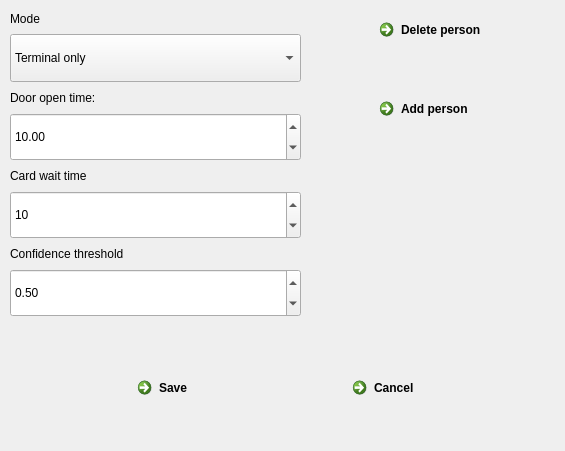
<?xml version="1.0" encoding="UTF-8"?>
<ui version="4.0">
 <class>Settings</class>
 <widget class="QDialog" name="Settings">
  <property name="windowModality">
   <enum>Qt::ApplicationModal</enum>
  </property>
  <property name="geometry">
   <rect>
    <x>0</x>
    <y>0</y>
    <width>565</width>
    <height>451</height>
   </rect>
  </property>
  <property name="focusPolicy">
   <enum>Qt::ClickFocus</enum>
  </property>
  <property name="windowTitle">
   <string>Settings</string>
  </property>
  <property name="modal">
   <bool>true</bool>
  </property>
  <widget class="QWidget" name="">
   <property name="geometry">
    <rect>
     <x>10</x>
     <y>10</y>
     <width>291</width>
     <height>307</height>
    </rect>
   </property>
   <layout class="QVBoxLayout" name="verticalLayout">
    <item>
     <widget class="QLabel" name="label">
      <property name="text">
       <string>Mode</string>
      </property>
     </widget>
    </item>
    <item>
     <widget class="QComboBox" name="modeBox">
      <property name="minimumSize">
       <size>
        <width>0</width>
        <height>48</height>
       </size>
      </property>
      <property name="currentIndex">
       <number>0</number>
      </property>
      <item>
       <property name="text">
        <string>Terminal only</string>
       </property>
      </item>
      <item>
       <property name="text">
        <string>RFID with terminal</string>
       </property>
      </item>
     </widget>
    </item>
    <item>
     <widget class="QLabel" name="label_2">
      <property name="text">
       <string>Door open time:</string>
      </property>
     </widget>
    </item>
    <item>
     <widget class="QDoubleSpinBox" name="timeSpin">
      <property name="minimumSize">
       <size>
        <width>0</width>
        <height>48</height>
       </size>
      </property>
      <property name="singleStep">
       <double>0.100000000000000</double>
      </property>
      <property name="value">
       <double>10.000000000000000</double>
      </property>
     </widget>
    </item>
    <item>
     <widget class="QLabel" name="label_4">
      <property name="text">
       <string>Card wait time</string>
      </property>
     </widget>
    </item>
    <item>
     <widget class="QSpinBox" name="waitSpin">
      <property name="minimumSize">
       <size>
        <width>0</width>
        <height>48</height>
       </size>
      </property>
      <property name="value">
       <number>10</number>
      </property>
     </widget>
    </item>
    <item>
     <widget class="QLabel" name="label_3">
      <property name="text">
       <string>Confidence threshold</string>
      </property>
     </widget>
    </item>
    <item>
     <widget class="QDoubleSpinBox" name="threshSpin">
      <property name="minimumSize">
       <size>
        <width>0</width>
        <height>48</height>
       </size>
      </property>
      <property name="singleStep">
       <double>0.010000000000000</double>
      </property>
      <property name="value">
       <double>0.500000000000000</double>
      </property>
     </widget>
    </item>
   </layout>
  </widget>
  <widget class="QWidget" name="">
   <property name="geometry">
    <rect>
     <x>130</x>
     <y>370</y>
     <width>400</width>
     <height>54</height>
    </rect>
   </property>
   <layout class="QHBoxLayout" name="horizontalLayout">
    <property name="spacing">
     <number>30</number>
    </property>
    <item>
     <widget class="QCommandLinkButton" name="saveButton">
      <property name="text">
       <string>Save</string>
      </property>
      <property name="icon">
       <iconset>
        <normaloff>icons8-сохранить-50.png</normaloff>icons8-сохранить-50.png</iconset>
      </property>
      <property name="iconSize">
       <size>
        <width>32</width>
        <height>32</height>
       </size>
      </property>
     </widget>
    </item>
    <item>
     <widget class="QCommandLinkButton" name="cancelButton">
      <property name="text">
       <string>Cancel</string>
      </property>
      <property name="icon">
       <iconset>
        <normaloff>icons8-back-64.png</normaloff>icons8-back-64.png</iconset>
      </property>
      <property name="iconSize">
       <size>
        <width>32</width>
        <height>32</height>
       </size>
      </property>
     </widget>
    </item>
   </layout>
  </widget>
  <widget class="QWidget" name="">
   <property name="geometry">
    <rect>
     <x>372</x>
     <y>12</y>
     <width>186</width>
     <height>128</height>
    </rect>
   </property>
   <layout class="QVBoxLayout" name="verticalLayout_2">
    <property name="spacing">
     <number>30</number>
    </property>
    <item>
     <widget class="QCommandLinkButton" name="deleteButton">
      <property name="minimumSize">
       <size>
        <width>0</width>
        <height>48</height>
       </size>
      </property>
      <property name="baseSize">
       <size>
        <width>0</width>
        <height>48</height>
       </size>
      </property>
      <property name="text">
       <string>Delete person</string>
      </property>
      <property name="icon">
       <iconset>
        <normaloff>icons8-delete-64.png</normaloff>icons8-delete-64.png</iconset>
      </property>
      <property name="iconSize">
       <size>
        <width>32</width>
        <height>32</height>
       </size>
      </property>
     </widget>
    </item>
    <item>
     <widget class="QCommandLinkButton" name="addpersonButton">
      <property name="text">
       <string>Add person</string>
      </property>
      <property name="icon">
       <iconset>
        <normaloff>icons8-создать-новый-50.png</normaloff>icons8-создать-новый-50.png</iconset>
      </property>
      <property name="iconSize">
       <size>
        <width>32</width>
        <height>32</height>
       </size>
      </property>
     </widget>
    </item>
   </layout>
  </widget>
 </widget>
 <resources/>
 <connections/>
</ui>
